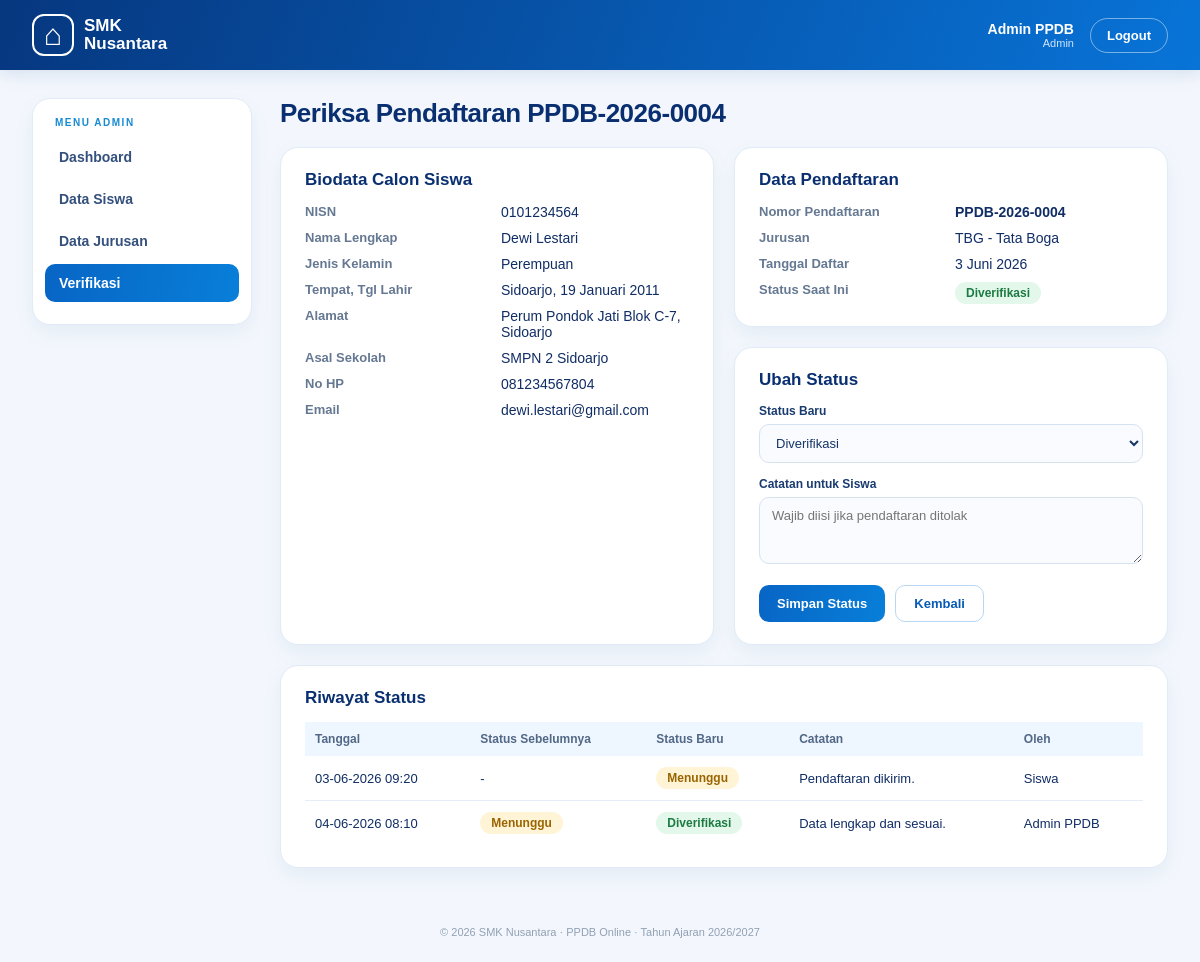
The page /admin/verifikasi-detail.php?id=4 (signed in) on the database its author committed.
### tables this page shows
CREATE TABLE pendaftaran (
  id_pendaftaran INT AUTO_INCREMENT PRIMARY KEY,
  id_siswa INT NOT NULL,
  id_jurusan INT NOT NULL,
  tahun_ajaran VARCHAR(9) NOT NULL,
  tanggal_daftar DATETIME NOT NULL,
  status ENUM('Menunggu', 'Diverifikasi', 'Ditolak') NOT NULL DEFAULT 'Menunggu',
  UNIQUE (id_siswa, tahun_ajaran),
  FOREIGN KEY (id_siswa) REFERENCES siswa(id_siswa) ON DELETE CASCADE,
  FOREIGN KEY (id_jurusan) REFERENCES jurusan(id_jurusan) ON DELETE RESTRICT
);

CREATE TABLE siswa (
  id_siswa INT AUTO_INCREMENT PRIMARY KEY,
  id_user INT NOT NULL UNIQUE,
  nisn CHAR(10) NOT NULL UNIQUE,
  nama_lengkap VARCHAR(100) NOT NULL,
  jenis_kelamin ENUM('Laki-laki', 'Perempuan') NULL,
  tempat_lahir VARCHAR(50) NULL,
  tanggal_lahir DATE NULL,
  alamat VARCHAR(255) NULL,
  asal_sekolah VARCHAR(100) NULL,
  no_hp VARCHAR(20) NOT NULL,
  FOREIGN KEY (id_user) REFERENCES users(id_user) ON DELETE CASCADE
);

CREATE TABLE users (
  id_user INT AUTO_INCREMENT PRIMARY KEY,
  nama VARCHAR(100) NOT NULL,
  email VARCHAR(100) NOT NULL UNIQUE,
  password VARCHAR(255) NOT NULL,
  role ENUM('admin', 'siswa') NOT NULL DEFAULT 'siswa'
);

CREATE TABLE jurusan (
  id_jurusan INT AUTO_INCREMENT PRIMARY KEY,
  kode_jurusan VARCHAR(10) NOT NULL UNIQUE,
  nama_jurusan VARCHAR(100) NOT NULL,
  kuota INT NOT NULL,
  deskripsi VARCHAR(255) NULL,
  aktif TINYINT(1) NOT NULL DEFAULT 1
);

CREATE TABLE riwayat_status (
  id_riwayat INT AUTO_INCREMENT PRIMARY KEY,
  id_pendaftaran INT NOT NULL,
  status_sebelumnya VARCHAR(20) NULL,
  status_baru VARCHAR(20) NOT NULL,
  catatan VARCHAR(255) NULL,
  id_admin INT NULL,
  tanggal_perubahan DATETIME NOT NULL,
  FOREIGN KEY (id_pendaftaran) REFERENCES pendaftaran(id_pendaftaran) ON DELETE CASCADE,
  FOREIGN KEY (id_admin) REFERENCES users(id_user) ON DELETE SET NULL
);

### admin/verifikasi-detail.php (the view, shortened to what this page needs)
<?php
require_once '../includes/fungsi.php';
$id = (int) ($_GET['id'] ?? 0);
$stmt = $pdo->prepare("SELECT p.*, s.*, u.email, j.kode_jurusan, j.nama_jurusan
    FROM pendaftaran p
    JOIN siswa s ON s.id_siswa = p.id_siswa
    JOIN users u ON u.id_user = s.id_user
    JOIN jurusan j ON j.id_jurusan = p.id_jurusan
    WHERE p.id_pendaftaran = ?");
$stmt->execute([$id]);
$d = $stmt->fetch();
$stmt = $pdo->prepare("SELECT r.*, u.nama AS nama_admin FROM riwayat_status r
    LEFT JOIN users u ON u.id_user = r.id_admin
    WHERE r.id_pendaftaran = ? ORDER BY r.tanggal_perubahan, r.id_riwayat");
$stmt->execute([$id]);
$riwayat = $stmt->fetchAll();
include '../includes/header.php';
?>
<div class="dua-kolom">
  <div class="panel">
    <h2>Biodata Calon Siswa</h2>
    <dl class="info-list">
      <dt>NISN</dt><dd><?= e($d['nisn']) ?></dd>
      <dt>Nama Lengkap</dt><dd><?= e($d['nama_lengkap']) ?></dd>
      <dt>Jenis Kelamin</dt><dd><?= e($d['jenis_kelamin']) ?></dd>
      <dt>Tempat, Tgl Lahir</dt><dd><?= e($d['tempat_lahir']) ?>, <?= tanggal_indo($d['tanggal_lahir']) ?></dd>
      <dt>Alamat</dt><dd><?= e($d['alamat']) ?></dd>
      <dt>Asal Sekolah</dt><dd><?= e($d['asal_sekolah']) ?></dd>
      <dt>No HP</dt><dd><?= e($d['no_hp']) ?></dd>
      <dt>Email</dt><dd><?= e($d['email']) ?></dd>
    </dl>
  </div>
  <div>
    <div class="panel">
      <h2>Data Pendaftaran</h2>
      <dl class="info-list">
        <dt>Nomor Pendaftaran</dt><dd><b><?= nomor_pendaftaran($id) ?></b></dd>
        <dt>Jurusan</dt><dd><?= e($d['kode_jurusan'] . ' - ' . $d['nama_jurusan']) ?></dd>
        <dt>Tanggal Daftar</dt><dd><?= tanggal_indo($d['tanggal_daftar']) ?></dd>
        <dt>Status Saat Ini</dt><dd><?= badge_status($d['status']) ?></dd>
      </dl>
    </div>
    <div class="panel">
      <h2>Ubah Status</h2>
      <form action="" method="post">
        <div class="form-grid">
          <div class="field full">
            <label for="status">Status Baru</label>
            <select id="status" name="status">
              <?php foreach (['Diverifikasi', 'Ditolak', 'Menunggu'] as $st): ?>
                <option value="<?= $st ?>" <?= ($_POST['status'] ?? '') === $st ? 'selected' : '' ?>><?= $st ?></option>
              <?php endforeach; ?>
            </select>
          </div>
          <div class="field full">
            <label for="catatan">Catatan untuk Siswa</label>
            <textarea id="catatan" name="catatan" rows="3" placeholder="Wajib diisi jika pendaftaran ditolak"><?= e($_POST['catatan'] ?? '') ?></textarea>
          </div>
        </div>
        <div class="form-actions">
          <button type="submit" class="btn btn-primary">Simpan Status</button>
          <a href="verifikasi.php" class="btn btn-outline">Kembali</a>
        </div>
      </form>
    </div>
  </div>
</div>
<div class="panel">
  <h2>Riwayat Status</h2>
  <table class="tabel">
    <tr><th>Tanggal</th><th>Status Sebelumnya</th><th>Status Baru</th><th>Catatan</th><th>Oleh</th></tr>
    <?php foreach ($riwayat as $r): ?>
    <tr>
      <td><?= date('d-m-Y H:i', strtotime($r['tanggal_perubahan'])) ?></td>
      <td><?= $r['status_sebelumnya'] ? badge_status($r['status_sebelumnya']) : '-' ?></td>
      <td><?= badge_status($r['status_baru']) ?></td>
      <td><?= e($r['catatan'] ?? '-') ?></td>
      <td><?= e($r['nama_admin'] ?? 'Siswa') ?></td>
    </tr>
    <?php endforeach; ?>
  </table>
</div>
<?php include '../includes/footer.php'; ?>

### includes/fungsi.php (shortened to what this page needs)
<?php
function e($teks)
{
    return htmlspecialchars((string) $teks, ENT_QUOTES, 'UTF-8');
}
function nomor_pendaftaran($id_pendaftaran)
{
    return 'PPDB-' . substr(TAHUN_AJARAN, 0, 4) . '-' . str_pad($id_pendaftaran, 4, '0', STR_PAD_LEFT);
}
function badge_status($status)
{
    $warna = ['Menunggu' => 'kuning', 'Diverifikasi' => 'hijau', 'Ditolak' => 'merah'];
    return '<span class="badge badge-' . $warna[$status] . '">' . e($status) . '</span>';
}
function tanggal_indo($tanggal)
{
    $bulan = ['', 'Januari', 'Februari', 'Maret', 'April', 'Mei', 'Juni', 'Juli', 'Agustus', 'September', 'Oktober', 'November', 'Desember'];
    $t = strtotime($tanggal);
    return date('j', $t) . ' ' . $bulan[(int) date('n', $t)] . ' ' . date('Y', $t);
}

### assets/css/dashboard.css (style rules this page uses)
* { box-sizing: border-box; }
body { margin: 0; background: #f3f7fd; color: #102d65; font-family: Arial, Helvetica, sans-serif; font-size: 14px; }
a { color: inherit; text-decoration: none; }
.panel { background: #fff; border: 1px solid #e1ebf7; border-radius: 18px; padding: 22px 24px; box-shadow: 0 8px 20px #164d8010; margin-bottom: 20px; }
.panel h2 { font-size: 17px; margin: 0 0 14px; color: #092f70; }
.tabel { width: 100%; border-collapse: collapse; font-size: 13px; }
.tabel th { text-align: left; font-size: 12px; color: #536887; background: #eef6ff; padding: 10px; }
.tabel td { padding: 11px 10px; border-bottom: 1px solid #e5edf6; vertical-align: middle; }
.tabel tr:last-child td { border-bottom: 0; }
.info-list { display: grid; grid-template-columns: 180px 1fr; gap: 10px 16px; margin: 0; }
.info-list dt { color: #657892; font-weight: 700; font-size: 13px; }
.info-list dd { margin: 0; }
.badge { display: inline-block; padding: 4px 11px; border-radius: 20px; font-size: 12px; font-weight: 800; }
.badge-kuning { background: #fff4d6; color: #9a6400; }
.badge-hijau { background: #e3f7ea; color: #1d7a43; }
.btn { display: inline-block; border: 0; border-radius: 10px; padding: 10px 18px; font-size: 13px; font-weight: 800; cursor: pointer; font-family: inherit; }
.btn-primary { background: linear-gradient(100deg, #0865c5, #087fd9); color: #fff; }
.btn-outline { background: #fff; border: 1px solid #b9d7f4; color: #075bb6; }
.form-grid { display: grid; grid-template-columns: 1fr 1fr; gap: 14px 16px; }
.field.full { grid-column: 1 / -1; }
.field label { display: block; font-size: 12px; font-weight: 800; color: #193b70; margin-bottom: 6px; }
.field input, .field select, .field textarea { width: 100%; padding: 10px 12px; border: 1px solid #d5e2f1; border-radius: 10px; background: #f9fbfe; color: #153568; font: 13px Arial, sans-serif; }
.form-actions { margin-top: 18px; display: flex; gap: 10px; }
.dua-kolom { display: grid; grid-template-columns: 1fr 1fr; gap: 20px; }
.tabel td:first-child { white-space: nowrap; }

### rows shown on the page
pendaftaran: id_siswa.nisn "0101234564", id_siswa.nama_lengkap "Dewi Lestari", id_siswa.jenis_kelamin "Perempuan", id_siswa.tempat_lahir "Sidoarjo", id_siswa.tanggal_lahir "19 Januari 2011", id_siswa.alamat "Perum Pondok Jati Blok C-7, Sidoarjo", id_siswa.asal_sekolah "SMPN 2 Sidoarjo", id_siswa.no_hp "081234567804", users.email "dewi.lestari@gmail.com", id_jurusan.nama_jurusan "TBG - Tata Boga", tanggal_daftar "3 Juni 2026", status "Diverifikasi"
riwayat_status: status "Diverifikasi", tanggal_perubahan "04-06-2026 08:10", status_sebelumnya "Menunggu Diverifikasi", catatan "Data lengkap dan sesuai.", id_admin.nama "Admin PPDB"
riwayat_status: tanggal_perubahan "03-06-2026 09:20", status_baru "Menunggu", catatan "Pendaftaran dikirim.", nama_admin "Siswa"

### other values the page prints
$_SESSION['nama'] "Admin PPDB"
$item[1] "Dashboard"
$item[1] "Data Siswa"
$item[1] "Data Jurusan"
$item[1] "Verifikasi"
$judul "Periksa Pendaftaran PPDB-2026-0004"
nomor_pendaftaran($id) "PPDB-2026-0004"
TAHUN_AJARAN "2026/2027"
